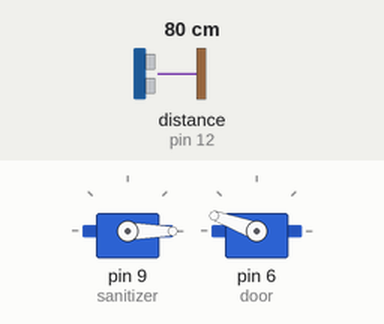
The sketch below on a simulated Arduino Uno, built with avr-gcc and run on an emulated ATmega328P. Shown: 2 × servo. Wiring (inferred from the names in the program): ultrasonic range finder: trigger pin 11; echo pin 12. Inputs (shaded band) come from the test bench; at power-on: distance to the obstacle (sensor on pin 12) 80 cm. The echo pulse lasts 58.3 µs per cm.

Above: at 1.2 s.
1.3 s: distance to the obstacle (sensor on pin 12) set to 12 cm
4.3 s: distance to the obstacle (sensor on pin 12) set to 9 cm
At 7.1 s:
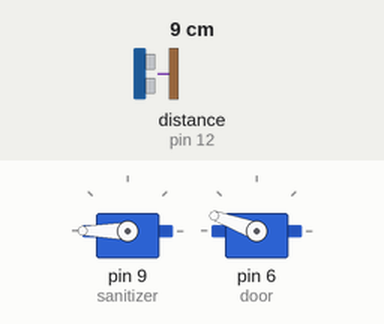
At 10.2 s:
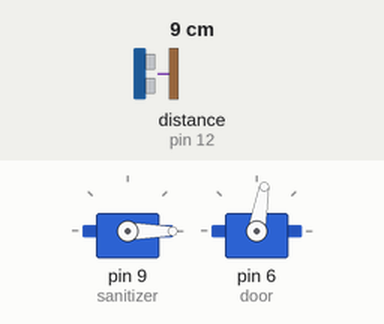
Timing chart, 0 to 11.7 s (numbered marks = the images above; inputs shaded):
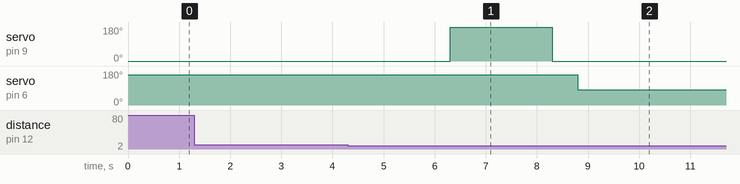

The sketch:

hand_sanitizer.ino
```cpp
/*
SparkFun Project #2 Challenge 2
Group 1
Protect Bot
Based off Sparkfun Inventor Kit Sample - Distance Sensor
Purpose: Automatic Hand Sanitizer/Mask Dispenser
*/

#include <Servo.h>

//initialzing variables
Servo sanitizer;
Servo door;

const int trigPin = 11;
const int echoPin = 12;

float distance = 0;

void setup() {
  //setting up servos
  sanitizer.attach(9);
  sanitizer.write(0);

  door.attach(6);
  door.write(160);

  Serial.begin (9600);

  //setting up distance sensor
  pinMode(trigPin, OUTPUT);
  pinMode(echoPin, INPUT);
}

void loop() {
  //only enter if-statment when hand is near distance sensor
  if(getDistance() < 4.00 ){
    //code to dispense hand sitizer
    delay(2000);
    sanitizer.write(180);
    delay(2000);
    sanitizer.write(0);
    delay(500);
    //code to dispense mask
    door.write(80);
    delay(8000);
    door.write(160);
  }
}

//------------------FUNCTIONS-------------------------------

//RETURNS THE DISTANCE MEASURED BY THE HC-SR04 DISTANCE SENSOR
float getDistance()
{
  float echoTime;                   //variable to store the time it takes for a ping to bounce off an object
  float calculatedDistance;         //variable to store the distance calculated from the echo time

  //send out an ultrasonic pulse that's 10ms long
  digitalWrite(trigPin, HIGH);
  delayMicroseconds(10);
  digitalWrite(trigPin, LOW);

  echoTime = pulseIn(echoPin, HIGH);      //use the pulsein command to see how long it takes for the
                                          //pulse to bounce back to the sensor

  calculatedDistance = echoTime / 148.0;  //calculate the distance of the object that reflected the pulse

  return calculatedDistance;              //send back the distance that was calculated
}
```

Measured:
- the behaviour switches between 11 and 10 cm on distance to the obstacle (sensor on pin 12) (found by bisection; images 0 and 1)
- after the input at 1.3 s, every drawn part: stays the same
- after the input at 4.3 s, servo on pin 9 (sanitizer): 0° → 180° after 2.0 s, → 0° 2.0 s later; servo on pin 6 (door): 160° → 80° after 4.5 s
